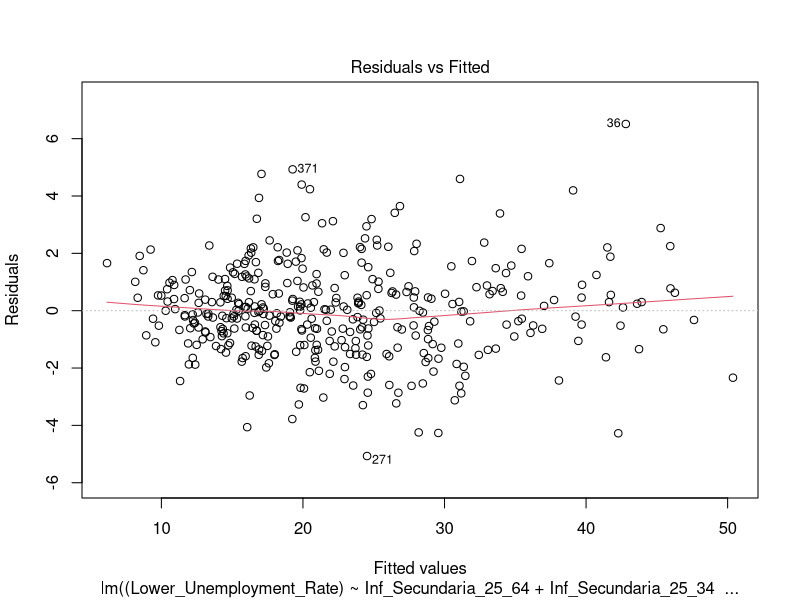
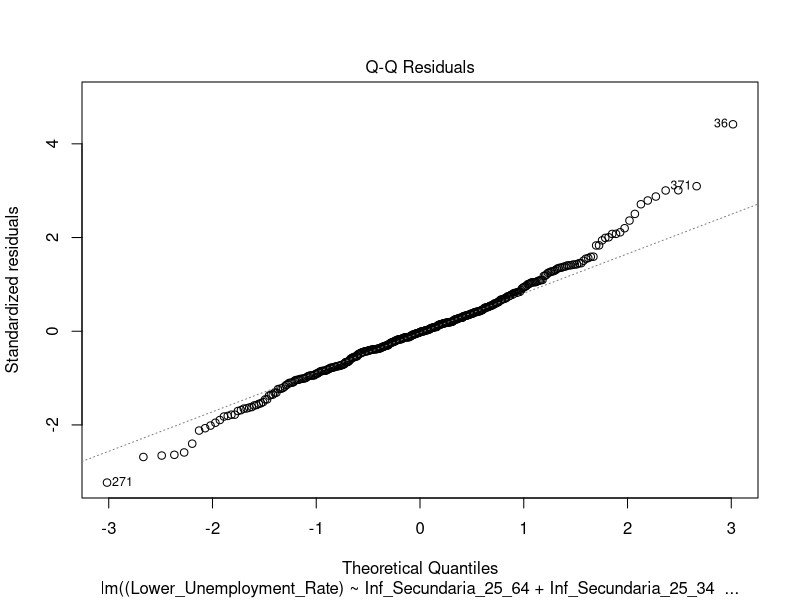
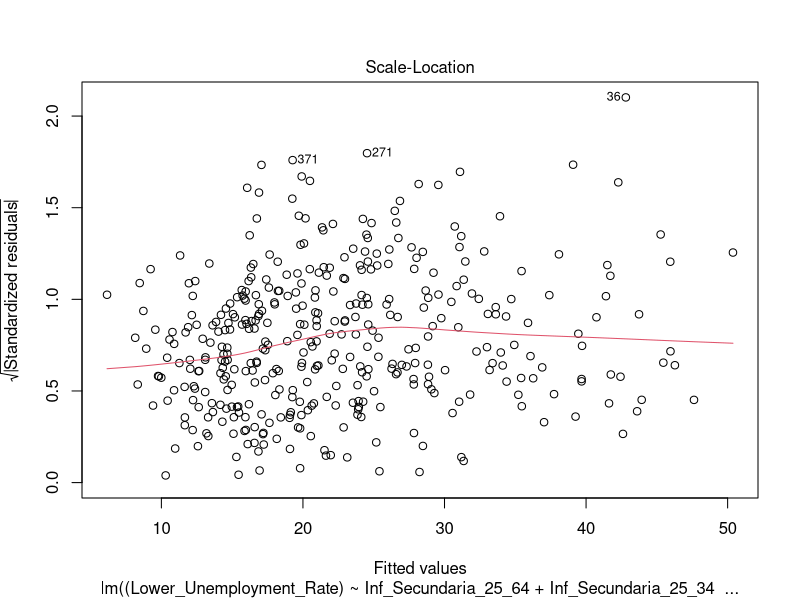
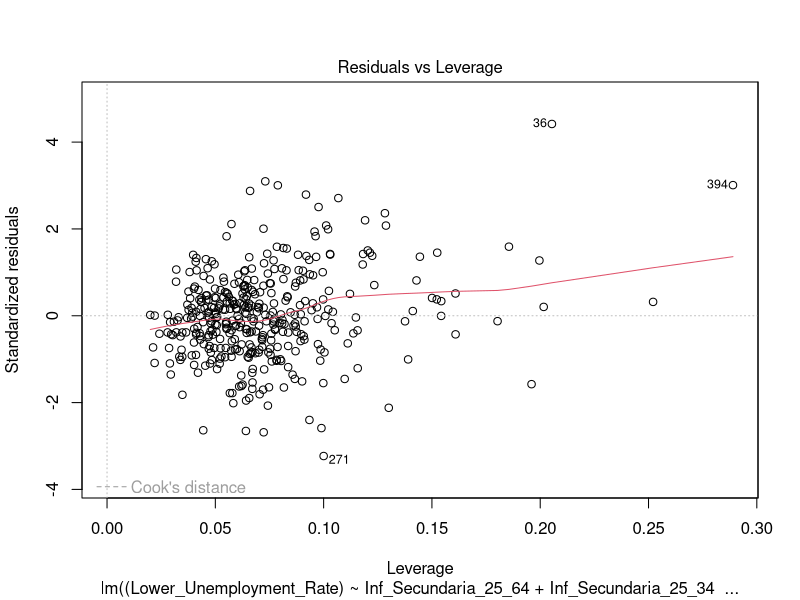
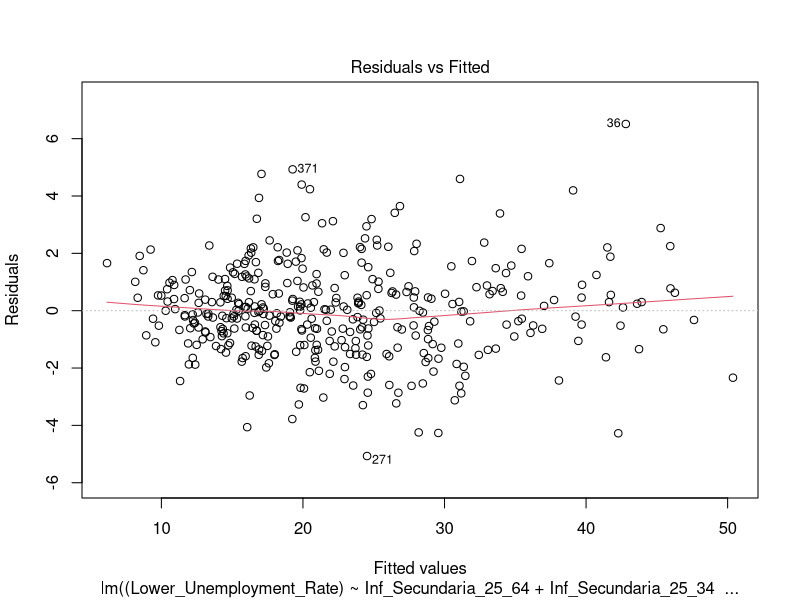
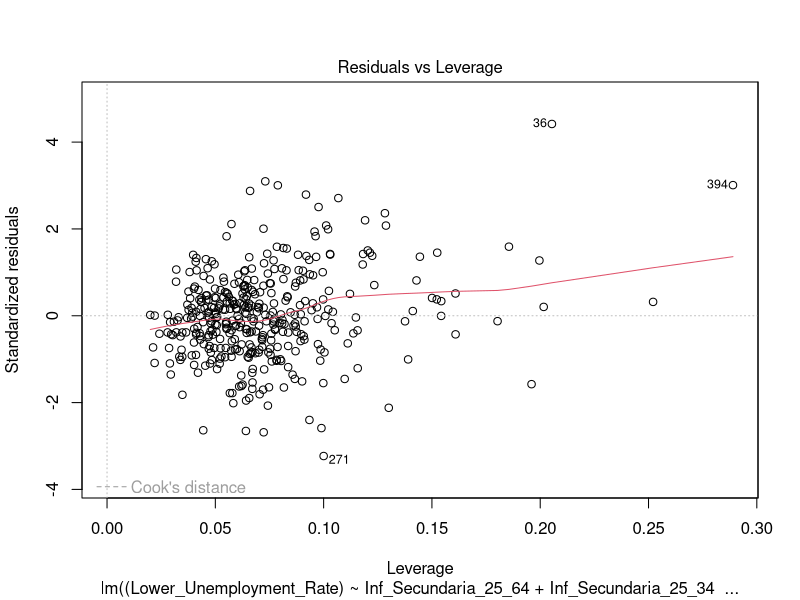

Generate these figures, in order, with R: (Note: this script raises an error after producing the figures.)
#Set the same seed
set.seed(123)

library(tidyverse)
library(dplyr)
library(MASS)
library(car)

data1 <- read.csv("./dataset1.csv")
data2 <- read.csv("./dataset2.csv")
summary(data1)
summary(data2)
#names of columns
names(data1)
names(data2)

#Mixing both datasets
mixedDf <- inner_join(data1, data2, by = c("CCAA", "Sex", "Year"))

#Remove NAs values
mixedDf <- na.omit(mixedDf)
summary(mixedDf)
dim(mixedDf)

# Mod1 using F1
mod1 <- lm((Lower_Unemployment_Rate) ~ Inf_Secundaria_25_64 + Inf_Secundaria_25_34 + 
             Inf_Secundaria_55_64 + Segunda_Etapa_25_64 + Segunda_Etapa_25_34 + 
             Segunda_Etapa_55_64 + Superior_25_64 + Superior_25_34 + Superior_55_64 +
             Age12_Suitability + Age15_Suitability + Middle_Unemployment_Rate + 
             Upper_Unemployment_Rate + Lower_Emp_Rate_25_64 + Lower_Emp_Rate_25_34 +
             Middle_Emp_Rate_25_64 + Middle_Emp_Rate_25_34 + Upper_Emp_Rate_25_64 + 
             Upper_Emp_Rate_25_34 + Lower_Activity_Rate_25_64 + Lower_Activity_Rate_25_34 +
             Middle_Activity_Rate_25_64 + Middle_Activity_Rate_25_34 + 
             Upper_Activity_Rate_25_64 + Upper_Activity_Rate_25_34 + Sex + Year, data = mixedDf)

#Plotting mod1
plot(mod1)

# Summary 
summary(mod1)

#Firstly we will detect and eliminate the noise
######Checking for outliers######
plot(mod1,1)

res_stud <- rstudent(mod1)
outliers <- which(abs(res_stud) > 3)
print(outliers)

######Leverage points######
plot(mod1,5)
sort(cooks.distance(mod11))
#We can see that firstly the observations 36, 306 and 373 could be outliers in the 
#Residuals vs Fitted plot (line 43). 
#Moreover, looking ate the Residuals vs Leverage plot (line 50), 
#the values 36 abd 394 could also be leverage points
#Aditionaly, in lines 84 and 85 we computed the outliers with the formula, with this
#we can see that the observations 303, 370 and 391 are also outliers.
#We proceed with the elimination

noise_names <- c("36", "268", "271", "368", "370", "371", "373", "391", "394")

#Filter the original dataset finding the four values
mixedDfSubset <- mixedDf[!(rownames(mixedDf) %in% noise_names), ]

summary(mixedDfSubset)

#Now that the outliers and leverage points have been erased, we will create again our model

mod_clean <- lm((Lower_Unemployment_Rate) ~ Inf_Secundaria_25_64 + Inf_Secundaria_25_34 + 
                  Inf_Secundaria_55_64 + Segunda_Etapa_25_64 + Segunda_Etapa_25_34 + 
                  Segunda_Etapa_55_64 + Superior_25_64 + Superior_25_34 + Superior_55_64 +
                  Age12_Suitability + Age15_Suitability + Middle_Unemployment_Rate + 
                  Upper_Unemployment_Rate + Lower_Emp_Rate_25_64 + Lower_Emp_Rate_25_34 +
                  Middle_Emp_Rate_25_64 + Middle_Emp_Rate_25_34 + Upper_Emp_Rate_25_64 + 
                  Upper_Emp_Rate_25_34 + Lower_Activity_Rate_25_64 + Lower_Activity_Rate_25_34 +
                  Middle_Activity_Rate_25_64 + Middle_Activity_Rate_25_34 + 
                  Upper_Activity_Rate_25_64 + Upper_Activity_Rate_25_34 + Sex + Year, data = mixedDfSubset)
summary(mod_clean)

#####Backward elimination#####

#For the first part of backward elimination, we will use the step() function in order to take
#the variables that could be relevant.
#This function does the backward elimination process by iteratively removing predictors
#in the model in order to optimise the AIC.
reducedModel <- step(mod_clean, direction = "backward")
summary(reducedModel)
# Compare models using AIC and BIC - lowest is better
AIC(mod_clean, reducedModel)
BIC(mod_clean, reducedModel)
#Both the AIC and BIC went down, meaning that the reduced model is better

#We will plot now the Residuals vs Fitted plot
plot(reducedModel, 1)
#Kind of a linear trend
#Now we will check the distribution of the residuals
shapiro.test(residuals(reducedModel))
#Slightly below the standard significance level of 0.05 (0.04576), 
#meaning that the residuals do not follow a normal distribution.
#However, it is very close to the threshold, so we will assume the
#normality assumption as "nearly satisfied"

#Now we will go on with the backward elimination, this time manually to reduce the amount of 
#variables, as we have some that might not be useful. We will determine a significance level
#of: alpha = 0.05

#Firstly, we will take out the variable Inf_Secundaria_25_34 with p-value of 0.09949
reducedModel2 <- lm((Lower_Unemployment_Rate) ~ Inf_Secundaria_25_64 + Inf_Secundaria_55_64 + 
                   Segunda_Etapa_25_34 + Superior_25_34 + Age12_Suitability + Age15_Suitability +
                   Middle_Unemployment_Rate + Upper_Unemployment_Rate + Lower_Emp_Rate_25_64 + 
                   Lower_Emp_Rate_25_34 + Middle_Emp_Rate_25_64 + Upper_Emp_Rate_25_64 + Upper_Emp_Rate_25_34 +
                   Lower_Activity_Rate_25_64 + Lower_Activity_Rate_25_34 + Middle_Activity_Rate_25_64 +
                   Upper_Activity_Rate_25_64 + Upper_Activity_Rate_25_34 + Year, data = mixedDfSubset)
summary(reducedModel2)
plot(reducedModel2,1)
plot(reducedModel2,5)

# Compare models again by using AIC and BIC
AIC(reducedModel, reducedModel2)
BIC(reducedModel, reducedModel2)
#Although the AIC slightly increased (~ 1 unit more), the BIC also slightly decreased (by ~ 3 units)
#For our purpose, we will choose the model with less variables

#Delete Superior_25_34 with p-value of 0.14719    
reducedModel3 <- lm((Lower_Unemployment_Rate) ~ Inf_Secundaria_25_64 + Inf_Secundaria_55_64 + 
                      Segunda_Etapa_25_34 + Age12_Suitability + Age15_Suitability + Middle_Unemployment_Rate + 
                      Upper_Unemployment_Rate + Lower_Emp_Rate_25_64 + Lower_Emp_Rate_25_34 + 
                      Middle_Emp_Rate_25_64 + Upper_Emp_Rate_25_64 + Upper_Emp_Rate_25_34 +
                      Lower_Activity_Rate_25_64 + Lower_Activity_Rate_25_34 + Middle_Activity_Rate_25_64 +
                      Upper_Activity_Rate_25_64 + Upper_Activity_Rate_25_34 + Year, data = mixedDfSubset)

summary(reducedModel3)
#AIC and BIC tests
AIC(reducedModel2, reducedModel3)
BIC(reducedModel2, reducedModel3)
#Now, no significant changes have occurred on the AIC, however, the BIC has decreased, meaning that
#the reducedModel3 could be better, we will use this one.

#Delete Inf_Secundaria_25_64 with p-value of 0.072997
reducedModel4 <- lm((Lower_Unemployment_Rate) ~ Inf_Secundaria_55_64 + Segunda_Etapa_25_34 + 
                      Age12_Suitability + Age15_Suitability + Middle_Unemployment_Rate + 
                      Upper_Unemployment_Rate + Lower_Emp_Rate_25_64 + Lower_Emp_Rate_25_34 + 
                      Middle_Emp_Rate_25_64 + Upper_Emp_Rate_25_64 + Upper_Emp_Rate_25_34 +
                      Lower_Activity_Rate_25_64 + Lower_Activity_Rate_25_34 + Middle_Activity_Rate_25_64 +
                      Upper_Activity_Rate_25_64 + Upper_Activity_Rate_25_34 + Year, data = mixedDfSubset)

summary(reducedModel4)
#AIC and BIC tests
AIC(reducedModel3, reducedModel4)
BIC(reducedModel3, reducedModel4)
#Finally, when deleting the Inf_Secundaria_25_64 predictor, both AIC and BIC increases drastically,
#meaning that the reduced model isn't the most appropiate one. Then, we will take the reducedModel3
#as our final model.

#Checking Collinearity
vif(reducedModel3)

#The are lots of related variables that we will have to remove
model_no_collinearity2 <- lm(
  Lower_Unemployment_Rate ~ Inf_Secundaria_55_64 + Segunda_Etapa_25_34 + 
    Age12_Suitability + Age15_Suitability + Middle_Unemployment_Rate + 
    Upper_Unemployment_Rate + Sex + Year, data = mixedDfSubset
)

summary(model_no_collinearity)
#Now we can see that the Inf_Secundaria_55_64 predictor has a high p-value, we will see if we
#have to delete it
model_no_collinearity2 <- lm(
  Lower_Unemployment_Rate ~ 
    Segunda_Etapa_25_34 + Age12_Suitability + Age15_Suitability + Middle_Unemployment_Rate + 
    Upper_Unemployment_Rate + Sex + Year, data = mixedDfSubset
)
AIC(model_no_collinearity, model_no_collinearity2)
BIC(model_no_collinearity, model_no_collinearity2)
#Both AIC and BIC reduces, meaning that the second model is more appropiate than the other

finalModel <- model_no_collinearity2

#check the collinearity again (It's correct now)
vif(finalModel)

#confidence intervals
confint(finalModel)

###### INFERENCE: F-TEST ######
# H0: beta_1 = beta_2 = ... = beta_8 = 0
# H1: At least one beta_i != 0

#1. Obtain summary statistics
mod_summary <- summary(finalModel)
n <- nrow(mixedDfSubset)
p <- length(coef(finalModel)) - 1

# 2. Calculate the F-statistic
TSS <- sum((mixedDfSubset$Lower_Unemployment_Rate - mean(mixedDfSubset$Lower_Unemployment_Rate))^2)
RSS <- deviance(finalModel)
df_num <- p
df_den <- n - (p + 1)

Fstat <- ((TSS - RSS)/df_num)/(RSS/df_den)

#3. Critical value F alpha (alpha = 0.05)
F_alpha <- qf(0.05, df_num, df_den, lower.tail = FALSE)

#4. Final decision
reject_H0_F <- Fstat > F_alpha
p_val_F <- pf(Fstat, df_num, df_den, lower.tail = FALSE)

cat("F-statistic:", Fstat, "\nF-critical:", F_alpha, "\nReject H0:", 
    reject_H0_F, "\nP-value:", p_val_F)
#The fact that the null hypothesis is rejected means that our model with 7 variables
#is better than the model given by the average


###### INFERENCE: T-TESTS ######
# We extract the summary of our final model
mods = summary(finalModel)

#The coefficients table includes Estimates, Std. Errors, t-values, and p-values
mods$coefficients
# Hypothesis test for a specific parameter (Year)
# H0: beta_year = 0 (Year has no effect on Unemployment)
# H1: beta_year != 0 (Year is a significant predictor)

# Extracting the t-statistic and p-value from the summary
# ["Year", 3] is the t-value, ["Year", 4] is the Pr(>|t|)
# We look for the row "Year"
beta_year_test <- mods$coefficients["Year", 3]
p_value_year <- mods$coefficients["Year", 4]

# Print the test statistic and p-value from R's calculation
beta_year_test
p_value_year

#Let's compute it manually for the "Year" variable:
#t = Estimate / Std. Error
t_year <- mods$coefficients["Year", "Estimate"] / mods$coefficients["Year", "Std. Error"]
t_year

#What is the critical value setting a significance level of 0.05?
#Degrees of freedom: n - (p + 1) -> finalModel$df.residual
alpha_level <- 0.05
t_crit_upp <- qt(alpha_level/2, finalModel$df.residual, lower.tail = FALSE) 
t_crit_upp

#We can see that the distribution is symetric
#We don't really need t_crit_low because we use absolute values for a two-tailed test.
t_crit_low <- qt(alpha_level/2, finalModel$df.residual)
t_crit_low

#Compare values: We reject H0 if |t| > t_crit_upp
abs(t_year) > t_crit_upp
#We reject H0, meaning that the year is a significant predictor in our model

###############################
# MODEL DIAGNOSTICS FOR THE FINAL MODEL
###############################

#Diagnostic plots for the final model
plot(finalModel,1)
plot(finalModel,2)
plot(finalModel,3)
plot(finalModel,4)

##########   RESULTS   ##########
#The residuals appear randomly scattered around zero, 
#suggesting that the linearity assumption is reasonably satisfied.
#The Q-Q plot shows that most residuals lie close to the theoretical line, 
#indicating approximate normality with some deviations in the extreme values.

#The diagnostic plots suggest that the main assumptions of the
#linear regression model are reasonably satisfied

#Normality test for residuals
shapiro.test(residuals(finalModel))
#Residuals are approximately normally distributed, with slight deviations in the tails.


#Confidence interval of the final model
confint(finalModel)

##########   TRAINING/TESTING   ##########

#We are going to split the dataset in 70% Training and 30% Testing

train_index <- sample(1:nrow(mixedDfSubset), 0.7 * nrow(mixedDfSubset))

train_data <- mixedDfSubset[train_index, ]
test_data <- mixedDfSubset[-train_index, ]

model_train <- lm(
  Lower_Unemployment_Rate ~ 
    Segunda_Etapa_25_34 + Age12_Suitability + Age15_Suitability + Middle_Unemployment_Rate + 
    Upper_Unemployment_Rate + Sex + Year, data = train_data
)

#Now let's do the predictions using the training model
predictions <- predict(model_train, newdata = test_data)

head(predictions)
